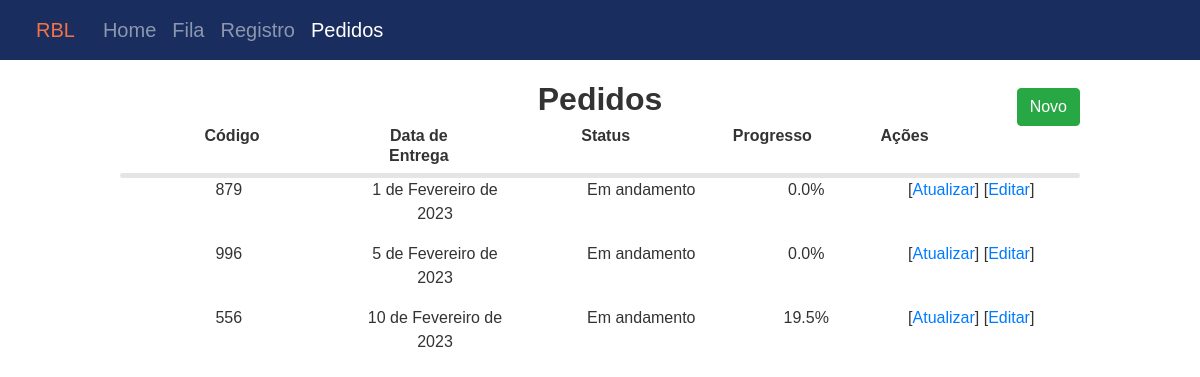
Page /pedidos/ on the committed database.
### main/models.py (models this page shows)
class Pedido(models.Model):
    codigo = models.CharField(verbose_name="Código", max_length=30)
    data_entrega = models.DateField(verbose_name="Data de Entrega")
    finalizado = models.BooleanField(verbose_name="Finalizado")

### main/views.py (the view)
# urls.py: path('pedidos/', views.pedidos, name='pedidos'),
def pedidos(request):
    pedidos = Pedido.objects.all()
    progresso =  dict()
    for pedido in pedidos:
        qtds = []
        for fop in FilaOperacao.objects.filter(pedido=pedido):
            qtds.append(fop.quantidade_feita)
        progresso[pedido] =  str(round(sum(qtds) / len(qtds), 1)) + '%'
    return render(request, 'main/pedidos.html', {'pedidos':pedidos, 'progresso':progresso})

### main/templatetags/main_extras.py (called while the page is built)
@register.filter
def orderby_data_entrega(data_set):
    return sorted(data_set, key=lambda x: x.data_entrega)

@register.filter
def index(indexable, i):
    return indexable[i]

### main/templates/main/pedidos.html (shortened to what this page needs)
{% extends 'main/base.html' %}
{% load main_extras %}
{% block head %}
{% load static %}
<link rel="stylesheet" href="{% static 'main/ops-style.css' %}">
{% endblock head %}
{% block content %}
    <div class="w80 center">
    <h1 class="title">Pedidos</h1>
    <a href="{% url 'novo_pedido' %}" class="btn btn-success novo-pedido">Novo</a>
        <div class="row">
            <div class="col-3">
                <h2>Código</h2>
            </div>
            <div class="col-2">
                <h2>Data de Entrega</h2>
            </div>
            <div class="col-3">
                <h2>Status</h2>
            </div>
            <div class="col-1">
                <h2>Progresso</h2>
            </div>
            <div class="col-3">
                <h2>Ações</h2>
            </div>
        </div>
        <hr>
        <div class="row">
            {% for pedido in pedidos|orderby_data_entrega %}
                <div class="col-3">
                    <p>{{ pedido.codigo }}</p>
                </div>
                <div class="col-2">
                    <p>{{ pedido.data_entrega }}</p>
                </div>
                <div class="col-3">
                    {% if pedido.finalizado %}
                        <p>Finalizado</p>
                    {% else %}
                        <p>Em andamento</p>
                    {% endif %}
                </div>
                <div class="col-1">
                    {{ progresso|index:pedido }}
                </div>
                <div class="col-3">
                    [<a href="{% url 'atualizar_pedido' index=pedido.id %}">Atualizar</a>] [<a href="#">Editar</a>]
                </div>
            {% endfor %}
        </div>
    </div>
{% endblock content %}

### main/static/main/base-style.css (style rules this page uses)
html, body { height: 100%; font-family: Arial, sans-serif; }
body { font-size: 16px; color: #333333; background-color: #ffffff; }
.title { text-align: center; width: 100%; font-weight: bold; font-size: 32px; }
.w80 { width: 80%; margin: auto; }
.center { text-align: center; }
.novo-pedido { float: right; transform: translateY(-100%); }

### main/static/main/ops-style.css (style rules this page uses)
h2 { font-size: 16px; text-align: center; font-weight: bold; }
hr { margin-top: 0px; margin-bottom: 0px; border-width: 5px; border-radius: 5px; }

### rows in the picture
Pedido: codigo "879", data_entrega "1 de Fevereiro de 2023", finalizado "Em andamento", id "0.0%"
Pedido: codigo "996", data_entrega "5 de Fevereiro de 2023", finalizado "Em andamento", id "0.0%"
Pedido: codigo "556", data_entrega "10 de Fevereiro de 2023", finalizado "Em andamento", id "19.5%"
